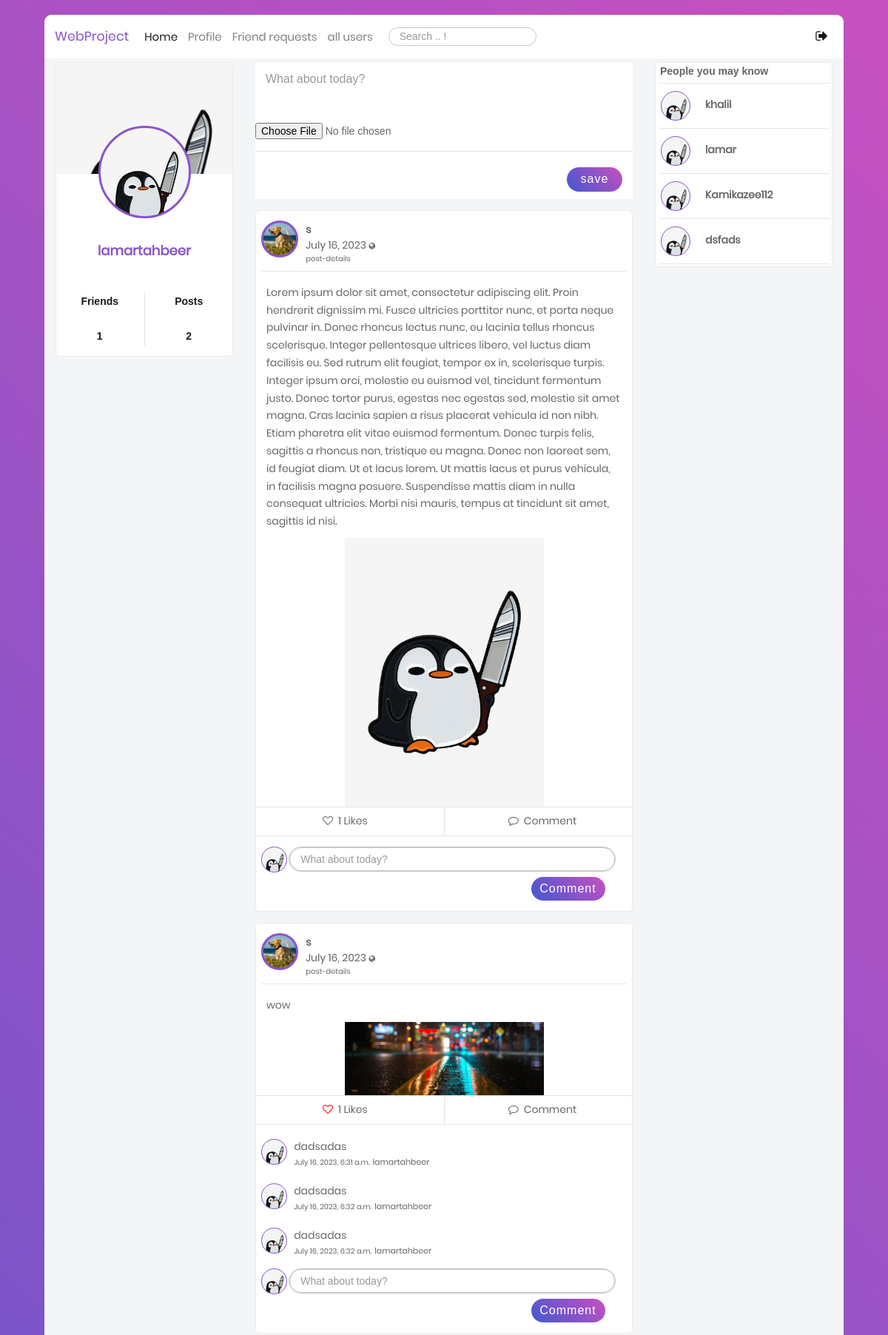
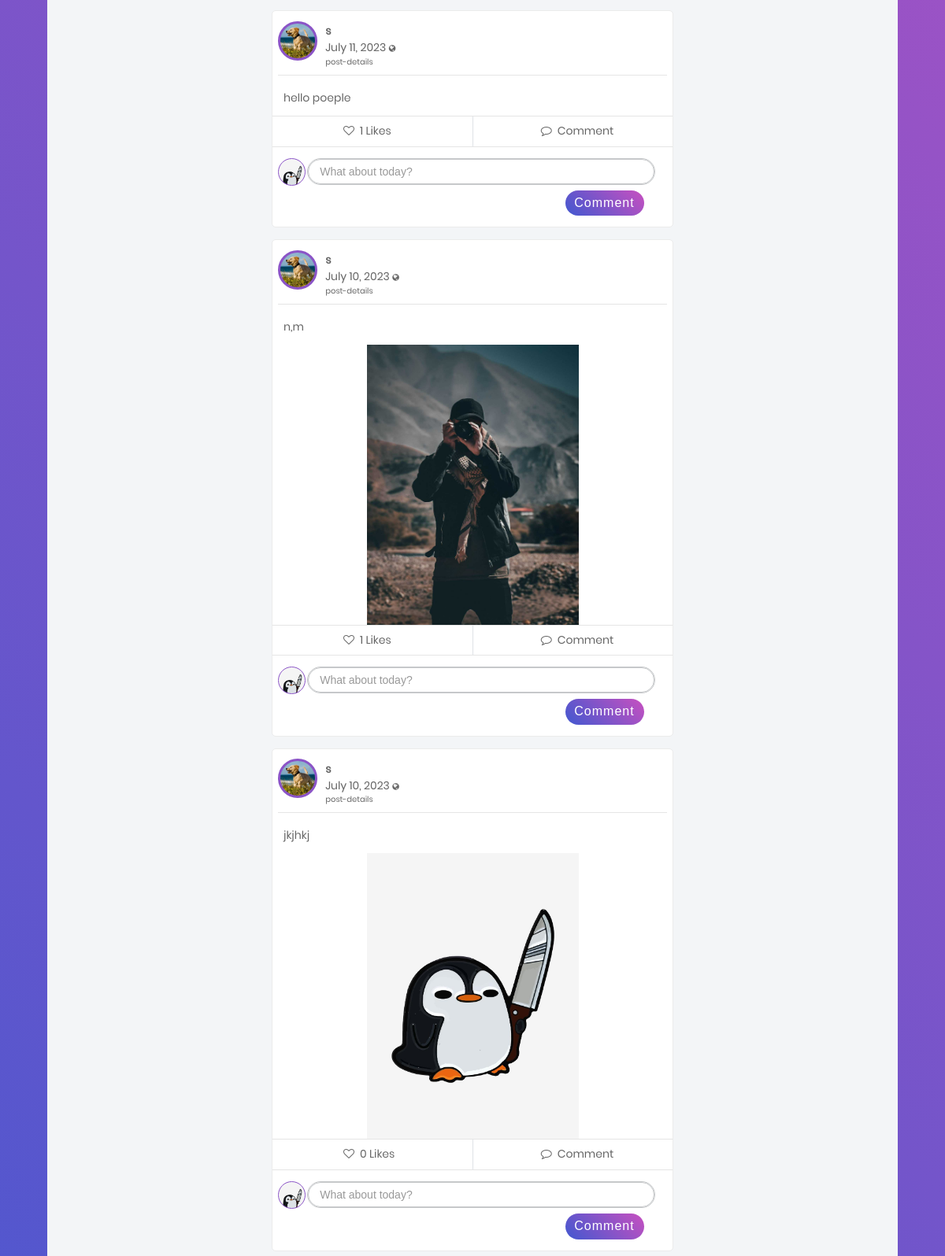
Screenshot of /blog/ (signed in, upper part) with the database file from the repository (2 pictures, top to bottom).
### users/models.py (models this page shows, shortened)
class Profile(models.Model):
    user = models.OneToOneField(User, on_delete=models.CASCADE)
    image = models.ImageField(default='default.jpg', upload_to='profile_pics')
    bgimage = models.ImageField(default='default.jpg', upload_to='bg_pics')
    friends = models.ManyToManyField(User, blank=True, related_name='friends')
    slug = models.SlugField(unique=True,default=uuid.uuid1)
    forget_password_token= models.CharField(max_length=100)
    updated = models.DateTimeField( auto_now=True)
    created = models.DateTimeField( auto_now_add=True)
    objects = ProfileManager()
    def __str__(self):
        return f"{self.user.username}-{self.created.strftime('%d-%m-%Y')}"
    def get_friends(self):
        return self.friends.all()
    def get_friends2(self):
        return self.user.friends.all()
    def get_friends_no(self):
        return self.friends.all().count()
    def get_posts_no(self):
        return self.posts.all().count()

### blog/models.py (models this page shows, shortened)
class Post(models.Model):
    content = models.TextField()
    date_posted = models.DateTimeField(default = timezone.now)
    author = models.ForeignKey(User,on_delete=models.CASCADE)
    post_image = models.ImageField(null=True, blank=True, upload_to="images/")
    liked = models.ManyToManyField(Profile, blank=True, related_name='likes')
    updated = models.DateTimeField( auto_now=True)
    created = models.DateTimeField( auto_now_add=True)
    author = models.ForeignKey(Profile, on_delete=models.CASCADE, related_name='posts')
    def num_likes(self):
        return self.liked.all().count()
    class Meta:
        ordering = ('-created',)

class Comment(models.Model):
    user = models.ForeignKey(Profile, on_delete=models.CASCADE)
    post = models.ForeignKey(Post, on_delete=models.CASCADE)
    body = models.CharField(max_length=300)
    liked = models.ManyToManyField(Post, blank=True, related_name='likes')
    updated = models.DateTimeField(auto_now=True)
    created = models.DateTimeField(auto_now_add=True)

### blog/views.py (the view, shortened to what this page needs)
# urls.py: path('', views.home, name="blog-home"),
@login_required
def home(request):
    ordering = ["-date_posted"]
    profile = Profile.objects.get(user=request.user)
    nopro = Profile.objects.exclude(user=request.user)
    a = Profile.objects.all()
    a = set(a)
    b = set(profile.get_friends2())
    c = a.difference(b)
    print(type(a))
    print(type(b))
    print(type(c))
    print(a)
    print(b)
    print(c)
    p_form = PostModelForm()
    c_form = CommentModelForm()
    post_added = False
    context = {
        "posts": Post.objects.all().order_by("-date_posted"),
        "user": request.user,
        "pos": profile.get_posts_no,
        "im": Profile.objects.filter(user=request.user),
        "profile": profile,
        "friends": profile.get_friends(),
        "nofriend": c,
        "p_form": p_form,
        "c_form": c_form,
        "post_added": post_added,
    }
    return render(request, "blog/home.html", context)

### blog/forms.py
class PostModelForm(forms.ModelForm):
    def __init__(self, *args: Any, **kwargs: Any) -> None:
        super().__init__(*args, **kwargs)
        self.helper = FormHelper()
        self.helper.form_show_labels = False
        self.fields["content"].help_text = None
        self.fields['content'].label = ""
        self.fields["content"].widget.attrs.update({
            "class":"w-full p-3 fs-16",
            "style":"height: 75px;resize: none;color: #666666;    border-radius: 5px;",
            "type":"text",
            "name":"cont",
            "id":"cont",
            "placeholder":"What about today?",
        })
        self.fields["post_image"].help_text = None
        self.fields['post_image'].label = ""
    class Meta:
        model = Post
        fields=('content','post_image')

class CommentModelForm(forms.ModelForm):
    def __init__(self, *args: Any, **kwargs: Any) -> None:
        super().__init__(*args, **kwargs)
        self.helper = FormHelper()
        self.helper.form_show_labels = False
        self.fields["body"].help_text = None
        self.fields['body'].label = ""
        self.fields["body"].widget.attrs.update({
            "class":"p-2 fs-14 pl-3",
            "style":" background:transparent",
            "type":"text",
            "name":"fullname",
            "placeholder":"What about today?",
        })
    class Meta:
        model = Comment
        fields =('body',)

### blog/templates/blog/home.html (shortened to what this page needs)
{% extends "blog/base.html" %} {% load static %}
    {% block content %}
    <div class="container mt-5">
      <div class="row">
        <div class="col-sm-3 mobile-hidden">
          <div class="main-block">
            <div
              class="coverPicture"
              style="background: url('{{ user.profile.bgimage.url }}');"
            ></div>
            <div
              class="profilePicture"
              style="background: url('{{ user.profile.image.url }}');"
            ></div>
            <div class="FullName text-center fs-18 ProjectColor">
              {{ user }}
            </div>
            <div class="row statistic text-center fs-16 p-3">
              <div class="col">
                <p>Friends</p>
                <br />
                <p>{{ profile.get_friends_no }}</p>
              </div>
              <div class="col border-left">
                <p>Posts</p>
                <br />
                <p>{{ pos }}</p>
              </div>
            </div>
          </div>
        </div>
        <div class="col-sm-6 mobile-hidden">
          <div
            style="
              background-color: white;
              padding-bottom: 7%;
              margin-bottom: 3%;
            "
          >
            <form method="POST" action="" enctype="multipart/form-data">
              {% csrf_token %} {{p_form.as_p}}
              <hr />
              <div class="action p-2 pr-3">
                <button
                  name="submit_p_form"
                  type="submit"
                  class="float-r p-2 fs-16 post"
                >
                  save
                </button>
              </div>
            </form>
          </div>
          {% include 'blog/post-list.html' %}
        </div>
        <div class="col-3 mobile-hidden">
          <div class="main-block">
            <div class="row">
              <div class="col pl-4">
                <p class="fs-14 font-cairo font-weight-600">
                  People you may know
                </p>
              </div>
            </div>
            <hr class="m-1" />
            {% for friend in nofriend %}
            {% if friend.user.username != user.username %}
            <div class="row">
              <div class="col-3">
                <div class="pt-2 pl-2 d-inline-block">
                  <div
                    class="Profile-Picture"
                    style="background: url('{{ friend.image.url }}');width: 40px;height: 40px;    border: 1.5px solid #8B54C7; "
                  ></div>
                </div>
              </div>
              <div class="col">
                <div class="UserName d-inline-block mt-3">
                  <p>
                    <a
                      href="{% url 'profile-detail-view' friend.slug %}"
                      class="font-weight-bold"
                      >{{ friend.user }}</a
                    >
                  </p>
                </div>
              </div>
            </div>
            <hr class="m-1" />
            {% endif %}
            {% endfor %}
          </div>
        </div>
      </div>
    </div>
    {% endblock content %}

### blog/templates/blog/post-list.html (shortened to what this page needs)
{% for post in posts %} {% if post.author.user in friends %}
<div class="main-block post-with-photo" id="post-list">
  <div class="Post-Box">
    <div class="header row">
      <div class="col-1" style="padding-right: 12.5%; padding-top: 1%;">
        <div class="pt-2 pl-2 d-inline-block">
          <div
            class="Profile-Picture"
            style="background: url('{{ post.author.image.url }}') "
          ></div>
        </div>
      </div>
      <div class="col-8 p-l-0">
        <div class="UserName d-inline-block mt-3">
          <p>
            <a
              href="{% url 'profile-detail-view' post.author.slug %}"
              class="font-weight-bold"
              >{{ post.author.user }}</a
            >
          </p>
          <p class="lh-1-2">
            {{ post.date_posted|date:"F d, Y" }}
            <i
              class="fa fa-globe fs-10"
              data-toggle="tooltip"
              data-placement="top"
              title="Public"
            ></i>
            <br />
            <a href=" {%url 'post-detail' post.id %} " class="fs-10"
              >post-details</a
            >
          </p>
        </div>
      </div>
    </div>
    <hr class="m-2" />
    <div class="body row">
      <div class="details col">
        <p class="px-3" style="padding: 10px">{{ post.content }}</p>
      </div>
      {% if post.post_image %}
      <div style="text-align: center">
        <img
          src="{{ post.post_image.url }}"
          alt=""
          style="max-width: 50%; height: auto"
        />
      </div>
      {% endif %}
    </div>
    <hr class="mt-0 mb-0" />
    <div class="footer">
      <div class="row action-btn">
        <div class="col">
          <form method="POST" action="{% url 'like-post-view' %}">
            {% if profile not in post.liked.all %}
            <button
              style="
                background-color: transparent;
                border: none;
                box-shadow: none;
              "
              type="submit"
            >
              <p class="py-2 footer-btn" style="padding-left: 90px">
                <i class="fa fa-heart-o" aria-hidden="true"></i>
                <span class="px-1"> {{ post.num_likes }} Likes</span>
              </p>
            </button>
            {% else %}
            <button
              style="
                background-color: transparent;
                border: none;
                box-shadow: none;
              "
              type="submit"
            >
              <p class="py-2 footer-btn" style="padding-left: 90px">
                <i
                  class="fa fa-heart-o"
                  aria-hidden="true"
                  style="color: red"
                ></i>
                <span class="px-1"> {{ post.num_likes }} Likes</span>
              </p>
            </button>
            {% endif %}
          </form>
        </div>
        <div class="col border-left">
          <p class="py-2 footer-btn text-center">
            <a href=""
              ><i class="fa fa-comment-o" aria-hidden="true"></i>
              <span class="px-1"> Comment</span></a
            >
          </p>
        </div>
      </div>
      <hr class="mt-0 mb-2" />
      <div class="row comment-list">
        {% for c in post.comment_set.all %}
        <div class="add-comment col-12 pt-0">
          <div class="row">
            <div class="col-1" style="padding-right: 11%; padding-top: 1%;">
              <div class="pt-2 pl-2 d-inline-block">
                <div
                  class="Profile-Picture-Comment"
                  style="background: url('{{ c.user.image.url }}'); "
                ></div>
              </div>
            </div>
            <div>
              <div class="row pr-2 pt-2 pb-2 pl-0" style="width:400%;">
                <div class="col pl-0">
                  <p class="pt-1 pl-2 pb-0 fs-14">{{c.body}}</p>
                  <p class="p-0 pl-2 fs-10">
                    <span class="fs-10" style="margin-right: 0.2%;">{{ c.created }}</span>
                    <span  >
                      <a
                        href="{% url 'profile-detail-view' c.user.slug %}"
                        class="fs-11"
                        >{{ c.user.user }}</a
                      ></span
                    >
                    <br>
                  </p>
                </div>
              </div>
            </div>
          </div>
        </div>
        {% endfor %}
        <div class="add-comment col-12 pb-2">
          <div class="row">
            <div class="col-1" style="padding-right: 11%">
              <div class="pt-2 pl-2 d-inline-block">
                <div
                  class="Profile-Picture-Comment"
                  style="background: url('{{ user.profile.image.url }}'); "
                ></div>
              </div>
            </div>
            <div class="bruh-box col-10 pl-0">
              <div class="row pr-2 pt-2 pb-2 pl-0">
                <div class="col pl-0">
                  <form method="POST" action="" enctype="multipart/form-data">
                    <div
                      style="
                        border-radius: 25px;
                        border: 1px solid #c6c8ca;
                        width: 100%;
                      "
                    >
                      {{c_form}}
                    </div>
                    <div class="action p-2 pr-3">
                      <button
                        type="submit"
                        class="float-r p-2 fs-16 post"
                        name="submit_c_form"
                        style="width: 100px"
                      >
                        Comment
                      </button>
                    </div>
                  </form>
                </div>
              </div>
            </div>
          </div>
        </div>
      </div>
    </div>
  </div>
</div>
{% endif %} {% endfor %}

### blog/static/blog/css/main.css (style rules this page uses)
* { margin: 0px; padding: 0px; box-sizing: border-box; }
body, html { height: 100%; font-family: Poppins-Regular, sans-serif; }
a { font-family: Poppins-Regular; font-size: 14px; line-height: 1.7; color: #666666; margin: 0px; transition: all 0.4s; -webkit-transition: all 0.4s; -o-transition: all 0.4s; -moz-transition: all 0.4s; }
p { font-family: Poppins-Regular; font-size: 14px; line-height: 1.7; color: #666666; margin: 0px; }
input { outline: none; border: none; }
textarea { outline: none; border: none; }
button { outline: none !important; border: none; background: transparent; }
.main-block { background: #fff; border-radius: 5px; border: 1px solid #ebebeb; margin-bottom: 15px; }
.coverPicture { border-top-left-radius: 5px; -moz-border-radius-topleft: 5px; border-top-right-radius: 5px; -moz-border-radius-topright: 5px; height: 150px; background-size: cover !important; background-position: center top !important; }
.profilePicture { border-radius: 50%; height: 125px; width: 125px; margin: 0 auto; margin-top: -65px; border: 3px solid #8B54C7; background-size: cover !important; background-position: center top !important; }
.ProjectColor { color:#8B54C7 !important; }
.FullName { font-weight: 600; padding: 30px; }
.statistic p { font-weight: 600; color: rgba(0,0,0,.9); font-family: "Cairo", sans-serif !important; }
.post { background: linear-gradient(-135deg, #c850c0, #4158d0); width: 75px; border-radius: 25px; color: #fff; letter-spacing: 1px; }
.Profile-Picture { border-radius: 50%; width: 50px; height: 50px; background-size: cover !important; background-position: top center !important; border: 3px solid #8B54C7; }
.Profile-Picture-Comment { border-radius: 50%; width: 35px; height: 35px; background-size: cover !important; background-position: top center !important; border: 1.5px solid #8B54C7; }
.footer-btn { cursor: pointer; }
.bruh-box input { border-radius: 25px; border: 1px solid #c6c8ca; width: 100%; }
.mt-5 { margin-top: 5px !important; }

### rows the page displays
Profile: get_friends_no "1", id "2"
Post: author.image (picture), author.user "s", date_posted "July 16, 2023", content "Lorem ipsum dolor sit amet, consectetur adipiscing elit. Proin hendrerit dignissim mi. Fusce ultricies porttitor nunc, et porta neque pulvinar in. Donec rhoncus lectus nunc, eu lacinia tellus rhoncus scelerisque. Integer pellentesque ultrices libero, vel luctus diam facilisis eu. Sed rutrum elit feugiat, tempor ex in, scelerisque turpis. Integer ipsum orci, molestie eu euismod vel, tincidunt fermentum justo. Donec tortor purus, egestas nec egestas sed, molestie sit amet magna. Cras lacinia sapien a risus placerat vehicula id non nibh. Etiam pharetra elit vitae euismod fermentum. Donec turpis felis, sagittis a rhoncus non, tristique eu magna. Donec non laoreet sem, id feugiat diam. Ut et…", post_image (placeholder picture), num_likes "1", profile.image (placeholder picture)
Post: author.image (picture), author.user "s", date_posted "July 16, 2023", content "wow", post_image (picture), num_likes "1", profile.image (placeholder picture)
Comment: user.image (placeholder picture), body "dadsadas", created "July 16, 2023, 6:31 a.m.", user.user "lamartahbeer"
Comment: user.image (placeholder picture), body "dadsadas", created "July 16, 2023, 6:32 a.m.", user.user "lamartahbeer"
Comment: user.image (placeholder picture), body "dadsadas", created "July 16, 2023, 6:32 a.m.", user.user "lamartahbeer"
Post: author.image (picture), author.user "s", date_posted "July 11, 2023", content "hello poeple", num_likes "1", profile.image (placeholder picture)
Post: author.image (picture), author.user "s", date_posted "July 10, 2023", content "n,m", post_image (picture), num_likes "1", profile.image (placeholder picture)
Post: author.image (picture), author.user "s", date_posted "July 10, 2023", content "jkjhkj", post_image (placeholder picture), num_likes "0", profile.image (placeholder picture)
Profile: image (placeholder picture), user "khalil"
Profile: image (placeholder picture), user "lamar"
Profile: image (placeholder picture), user "Kamikazee112"
Profile: image (placeholder picture), user "dsfads"

### other values shown
{{ user }} "lamartahbeer"
